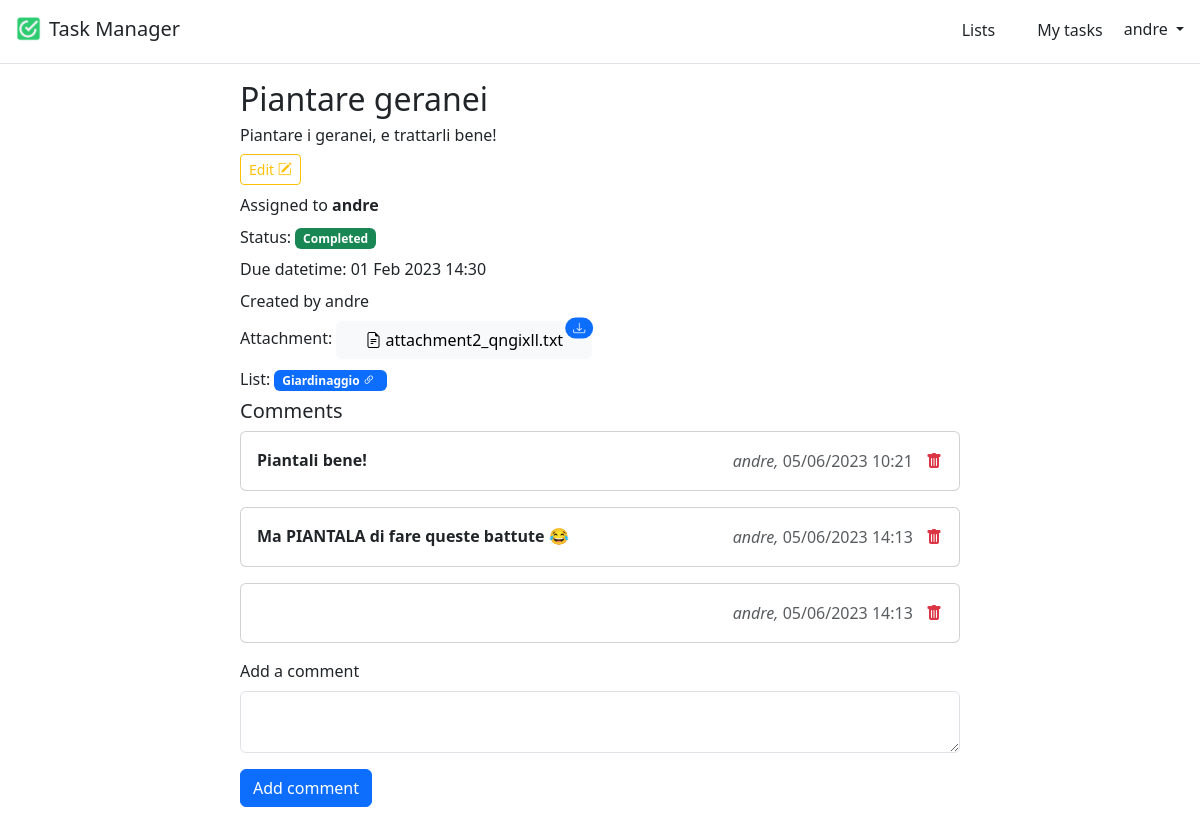
/lists/1/2 (signed in), run on the app's committed database.
### lists/models.py (models this page shows, shortened)
class Task(models.Model):
    class Priority(models.TextChoices):
        LOW = "LOW", "Low"
        MEDIUM = "MEDIUM", "Medium"
        HIGH = "HIGH", "High"
    id = models.AutoField(primary_key=True)
    title = models.CharField(max_length=255)
    description = models.TextField(null=True, blank=True)
    completed = models.BooleanField(default=False)
    due_datetime = models.DateTimeField(null=True, blank=True)
    assigned_to = models.ForeignKey(User, on_delete=models.CASCADE, related_name="assigned_to")
    created_by = models.ForeignKey(User, on_delete=models.CASCADE, related_name="created_by")
    attachment = models.FileField(null=True, blank=True)
    priority = models.CharField(choices=Priority.choices, max_length=6, null=True, blank=True, default=None)
    task_list = models.ForeignKey(TaskList, on_delete=models.CASCADE, related_name="task_list")

class TaskList(models.Model):
    id = models.AutoField(primary_key=True)
    title = models.CharField(max_length=255)
    description = models.TextField()
    owner = models.ForeignKey(User, on_delete=models.CASCADE, related_name="owner")
    participants = models.ManyToManyField(User, related_name="participants")
    tasks = models.ManyToManyField("Task", related_name="tasks", blank=True)

class TaskComment(models.Model):
    id = models.AutoField(primary_key=True)
    comment = models.TextField()
    task = models.ForeignKey(Task, on_delete=models.CASCADE, related_name="task")
    user = models.ForeignKey(User, on_delete=models.CASCADE, related_name="user")
    created_at = models.DateTimeField(auto_now_add=True)

### lists/views.py (the view)
# urls.py: path('<int:list_id>/<int:task_id>', views.TaskDetailView.as_view(), name="task"),
class TaskDetailView(LoginRequiredMixin, View):
    template = "tasks/task_detail.html"
    def get(self, request, list_id, task_id):
        task = Task.objects.get(id=task_id)
        comments = TaskComment.objects.filter(task=task)
        return render(request, self.template, {"task": task, 'comments': comments})

### lists/templatetags/custom_filters.py (called while the page is built)
@register.filter(expects_localtime=True)
def is_expired(value):
    if value is None:
        return False
    try:
        return value < timezone.now()
    except AttributeError:
        return False

### templates/tasks/task_detail.html (shortened to what this page needs)
{% extends "base.html" %}
{% load custom_filters %}
{% load crispy_forms_tags %}
{% block content %}
    <div class="container">
        <div class="row my-3">
            <div class="col-md-8 offset-md-2">
                <h2>{{ task.title }}</h2>
                <h6 class="mb-2">{{ task.description }}</h6>
                <a href="{% url 'task_edit' task.task_list.id task.id %}" class="d-inline-flex mb-2 link-dark text-decoration-none">
                   <button class="btn btn-outline-warning btn-sm">
                          Edit
                          <i class="bi bi-pencil-square"></i>
                   </button>
                </a>
                <p class="mb-2">Assigned to <span class="fw-bold">{{ task.assigned_to }}</span></p>
                <p class="mb-2">Status:
                    {% if task.completed %}
                        <span class="badge bg-success">Completed</span>
                    {% endif %}
                </p>
                <p class="mb-2">Due datetime:
                    {% if task.due_datetime %}
                        <span class="{% if task.due_datetime|is_expired and not task.completed %}text-danger{% endif %}">
                            {{ task.due_datetime | date:"d M Y H:i" }}
                        </span>
                    {% else %}
                        No deadline
                    {% endif %}
                </p>
                <p class="mb-2">Created by {{ task.created_by }}</p>
                {% if task.attachment %}
                    <p class="mb-2">Attachment:
                        <a href="{{ task.attachment.url }}" download class="btn btn-light btn-file">
                            <span class="d-flex align-items-center px-3 position-relative">
                                <span class="bi bi-file-earmark-text me-1"></span>
                                <span class="flex-grow-1">{{ task.attachment.name }}</span>
                                <span class="position-absolute top-0 start-100 translate-middle badge rounded-pill bg-primary">
                                    <i class="bi bi-download"></i>
                                </span>
                            </span>
                        </a>
                    </p>
                {% else %}
                    <p class="mb-2">Attachment: No attachments</p>
                {% endif %}
                <p class="mb-2">List:
                    <a href="{% url 'list' task.task_list.id %}">
                        <span class="badge bg-primary">{{ task.task_list.title }}
                        <i class="bi bi-link-45deg me-1"></i>
                        </span>
                    </a>
                </p>
                <h5>Comments</h5>
                {% for comment in comments %}
                    <div class="card mb-3">
                        <div class="card-body">
                            <span class="fw-bold mb-0">{{ comment.comment }}</span>
                            <div class="float-end">
                                <span class="text-muted mb-0"><em>{{ comment.user }},</em></span>
                                <span class="text-muted mb-0">{{ comment.created_at | date:"d/m/Y H:i" }}</span>
                                {% if comment.user == user %}
                                    <a href="{% url 'delete_comment' task.task_list.id task.id comment.id %}"
                                       class="d-inline-flex">
                                        <button class="btn p-0 ms-2 text-danger fs-6">
                                            <i class="bi bi-trash-fill mt-n1"></i>
                                        </button>
                                    </a>
                                {% endif %}
                            </div>
                        </div>
                    </div>
                {% endfor %}
                <form method="post" action="{% url 'add_comment' task.task_list.id task.id %}">
                    <div class="mb-3">
                        <label for="comment" class="form-label">Add a comment</label>
                        <textarea name="comment" id="comment" rows="2" class="form-control"></textarea>
                    </div>
                    <button type="submit" class="btn btn-primary">Add comment</button>
                </form>
            </div>
        </div>
    </div>
{% endblock content %}

### templates/base.html (shortened to what this page needs)
<!DOCTYPE html>
<html lang="en">
{% load static %}
{% load crispy_forms_tags %}
<head>
    <link href="https://cdn.jsdelivr.net/npm/bootstrap@5.3.0-alpha3/dist/css/bootstrap.min.css" rel="stylesheet"
>
    <link rel="stylesheet" href="https://cdn.jsdelivr.net/npm/bootstrap-icons@1.3.0/font/bootstrap-icons.css">
</head>
<body>
<header class="p-3 mb-3 border-bottom">
    <div class="align-items-center">
        <a class="navbar-brand d-inline-flex align-items-center" href="{% url 'home' %}">
            <img class="img-responsive" src="{% static 'favicon.ico' %}" alt="Favicon" style="max-height: 25px;">
            <h5 class="d-inline-block my-0 mx-2">Task Manager</h5>
        </a>
        <div class="d-flex align-items-center float-end">
            {% if user.is_authenticated %}
                <ul class="nav col-12 col-lg-auto me-lg-auto mb-2 justify-content-center mb-md-0">
                    <li><a href="{% url 'lists' %}" class="nav-link px-2 py-0 link-dark">
                        <button class="btn py-0">Lists</button>
                    </a></li>
                    <li><a href="{% url 'my-tasks' %}" class="nav-link px-2 py-0 link-dark">
                        <button class="btn py-0">My tasks</button>
                    </a></li>
                </ul>
                <div class="dropdown text-end">
                    <a href="#" class="d-block link-dark text-decoration-none dropdown-toggle" id="dropdownUser"
                       data-bs-toggle="dropdown" aria-expanded="false">
                        {{ user.username }}
                    </a>
                </div>
            {% else %}
                <div class="text-end">
                    <a href="{% url 'login' %}" class="btn btn-outline-primary me-2">Log In</a>
                    <a href="{% url 'signup' %}" class="btn btn-primary">Sign Up</a>
                </div>
            {% endif %}
        </div>
    </div>
</header>
<main>
    <div class="container">
        {% block content %}
        {% endblock content %}
    </div>
</main>
</body>
</html>

### data on the page
Task: title "Piantare geranei", description "Piantare i geranei, e trattarli bene!", assigned_to "andre", due_datetime "01 Feb 2023 14:30", created_by "andre", attachment.name "attachment2_qngixll.txt", task_list "Giardinaggio"
TaskComment: comment "Piantali bene!", user "andre", created_at "05/06/2023 10:21"
TaskComment: comment "Ma PIANTALA di fare queste battute 😂", user "andre", created_at "05/06/2023 14:13"
TaskComment: user "andre", created_at "05/06/2023 14:13"

### other printed values
{{ user.username }} "andre"
